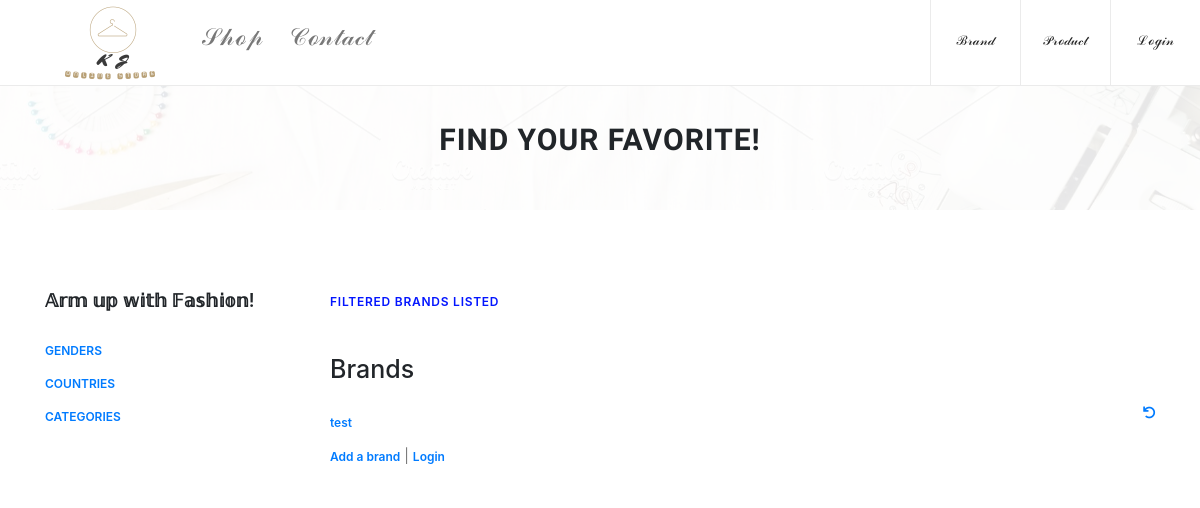
/brand/0/0/1, run on an earlier commit of the app's database.
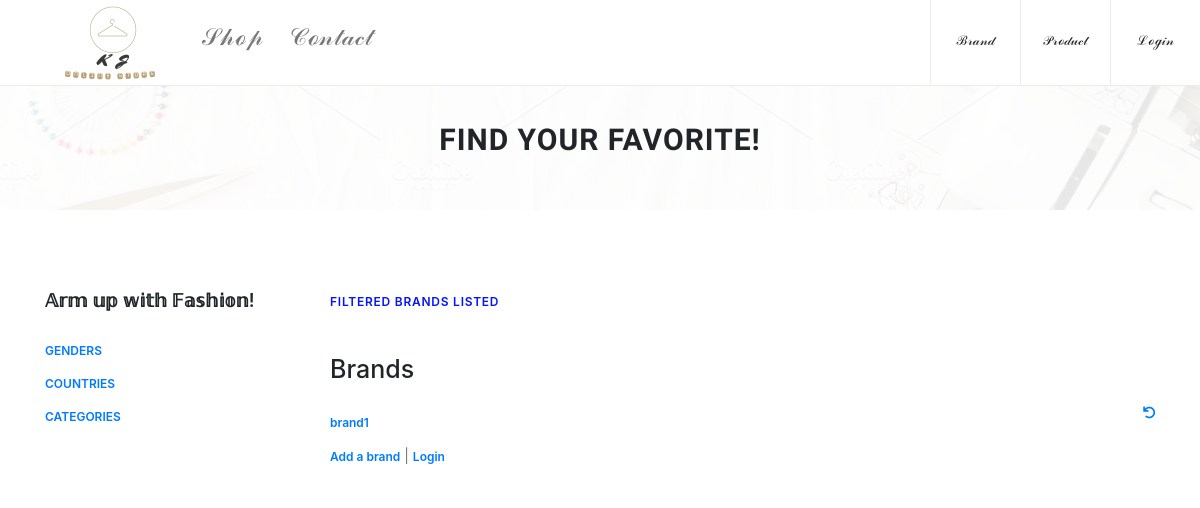
And on a later commit of the database.
### fashions/models.py (models this page shows, shortened)
class Brand(models.Model) :
    name = models.CharField(
            max_length=200,
            validators=[MinLengthValidator(2, "Title must be greater than 2 characters")]
    )
    discription = models.TextField(
        validators=[MinLengthValidator(3, "Discription must be greater than 3 characters")]
    )
    owner = models.ForeignKey(settings.AUTH_USER_MODEL, on_delete=models.CASCADE)
    nation = models.ForeignKey(Nation, on_delete=models.CASCADE, null=True)
    categories = models.ManyToManyField(Category, help_text='Choose the categories this brand have')
    genders = models.ManyToManyField(Gender, help_text='Choose the target genders this brand have')
    created_at = models.DateTimeField(auto_now_add=True)
    updated_at = models.DateTimeField(auto_now=True)
    picture = models.BinaryField(null=True, editable=True, blank=True)
    content_type = models.CharField(max_length=256, null=True, help_text='The MIMEType of the file')

### fashions/views.py (the view)
# urls.py: path('brand/<int:category_pk>/<int:gender_pk>/<int:nation_pk>', views.FilteredBrandView.as_view(), name='filteredbrand'),
class FilteredBrandView(OwnerListView):
    model = Brand
    template_name = "fashions/filtered_brand_list.html"
    def get(self, request, category_pk, gender_pk, nation_pk):
        if(category_pk != 0):
            category = Category.objects.get(id=category_pk)
        if(gender_pk != 0):
            gender = Gender.objects.get(id=gender_pk)
        if(nation_pk != 0):
            nation = Nation.objects.get(id=nation_pk)
        if(gender_pk == 0 and nation_pk == 0):
            brands = Brand.objects.filter(categories__in=[category.id]).order_by('-updated_at')
        elif(category_pk == 0 and nation_pk == 0):
            brands = Brand.objects.filter(genders__in=[gender.id]).order_by('-updated_at')
        elif(category_pk == 0 and gender_pk == 0):
            brands = Brand.objects.filter(nation__id=nation.id).order_by('-updated_at')
        else:
            brands = Brand.objects.filter(categories=category, genders=gender, nation=nation).order_by('-updated_at')
        gender_list = Gender.objects.all()
        nation_list = Nation.objects.all()
        category_list = Category.objects.all()
        context = { 'brands' : brands, 'gender_list': gender_list, 'nation_list' : nation_list, 'category_list' : category_list}
        return render(request, self.template_name, context)

### home/context_processors.py (called while the page is built)
def settings(request):
    return {
        'settings': django_settings,
    }

### fashions/templates/fashions/filtered_brand_list.html (shortened to what the changed rows need)
{% extends "fashions/base_menu.html" %}
{% load app_tags %}
{% load staticfiles %}
{% block navbar %}
            <div class="breadcumb_area bg-img" style="background-image: url({% static 'img/title_br.jpg' %});">
                <div class="container h-100">
                    <div class="row h-100 align-items-center">
                        <div class="col-12">
                            <div class="page-title text-center">
                                <h2>Find your favorite!</h2>
                            </div>
                        </div>
                    </div>
                </div>
            </div>
    <section class="shop_grid_area section-padding-80">
        <div class="container">
            <div class="row">
                <div class="col-12 col-md-8 col-lg-9">
                    <div class="shop_grid_product_area">
                        <div class="product-description"><h1>Brands</h1></div>
                        <br>
                            <p>
                            {% if brands %}
                            <ul>
                              {% for brand in brands %}
                                <li>
                                    <a href="{% url 'fashions:brand_detail'  brand.id %}">{{ brand.name }}</a>
                                    <br/>
                                </li>
                              {% endfor %}
                            </ul>
                            {% else %}
                              <p>There are no brands under your selection.</p>
                            {% endif %}
                            </p>
                    </div>
                </div>
            </div>
        </div>
    </section>
{% endblock %}

What changed in the data, as far as the page shows it:
removed Brand: name "test"
added Brand: name "brand1"
